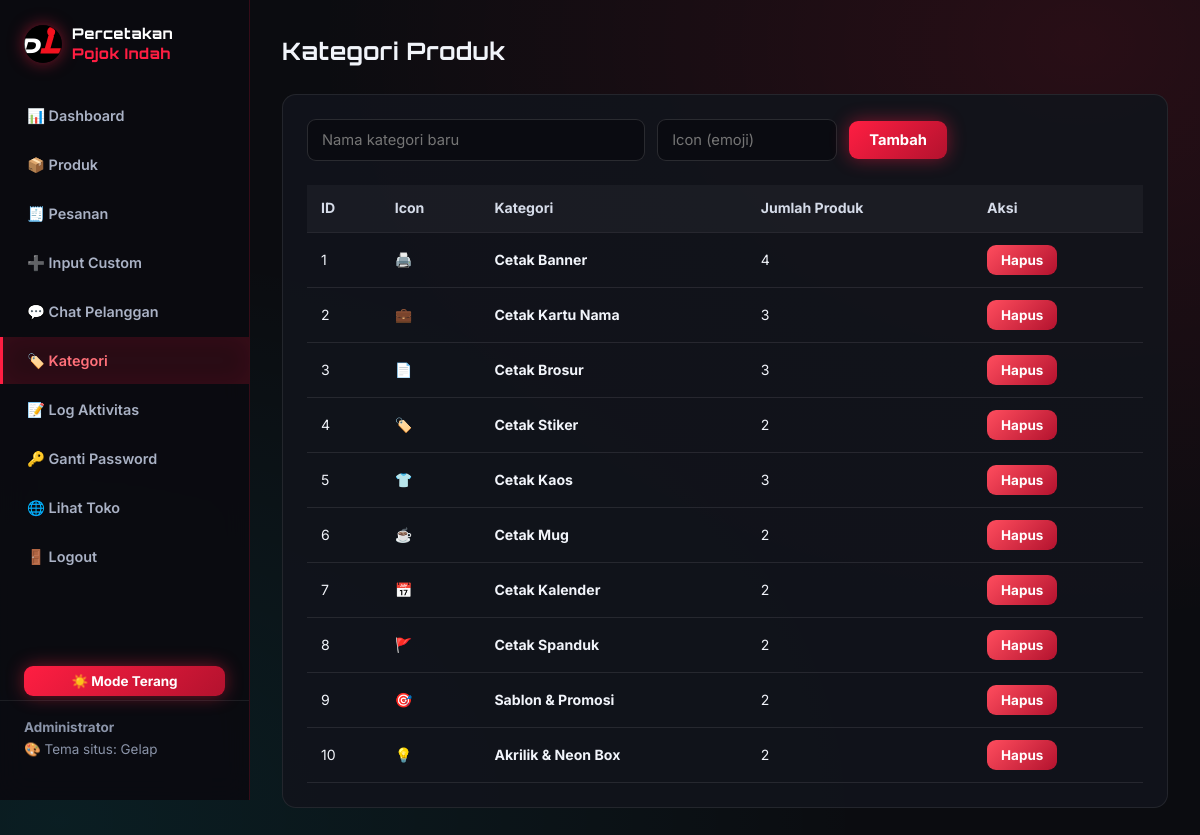
Page /admin/index.php?page=kategori (signed in) on the committed database.
### tables this page shows
CREATE TABLE IF NOT EXISTS kategori (
    id INT AUTO_INCREMENT PRIMARY KEY,
    nama_kategori VARCHAR(100) NOT NULL UNIQUE,
    icon VARCHAR(20) DEFAULT '📦',
    created_at TIMESTAMP DEFAULT CURRENT_TIMESTAMP
);

### config.php (called while the page is built, shortened)
<?php
function db_connect() {
    $conn = new mysqli(DB_HOST, DB_USER, DB_PASS);
    $conn->set_charset('utf8mb4');
    $conn->query("CREATE DATABASE IF NOT EXISTS `" . DB_NAME . "` CHARACTER SET utf8mb4 COLLATE utf8mb4_unicode_ci");
    return $conn;
}
$conn = db_connect();
function q($sql) {
    global $conn;
    $res = $conn->query($sql);
    return $res;
}
$conn->query("CREATE TABLE IF NOT EXISTS pengaturan (
    kunci VARCHAR(50) NOT NULL PRIMARY KEY,
    nilai TEXT
) ENGINE=InnoDB");
$conn->query("INSERT IGNORE INTO pengaturan (kunci, nilai) VALUES ('tema', 'gelap')");
$conn->query("INSERT IGNORE INTO pengaturan (kunci, nilai) VALUES ('app_url', '')");
$conn->query("INSERT IGNORE INTO pengaturan (kunci, nilai) VALUES ('recovery_q', '')");
$conn->query("INSERT IGNORE INTO pengaturan (kunci, nilai) VALUES ('recovery_a', '')");
function get_setting($kunci, $default = '') {
    global $conn;
    $k = $conn->real_escape_string((string)$kunci);
    $res = $conn->query("SELECT nilai FROM pengaturan WHERE kunci = '$k' LIMIT 1");
    if ($res && $res->num_rows > 0) {
        $row = $res->fetch_assoc();
        return $row['nilai'];
    }
    return $default;
}
$APP_TEMA = get_setting('tema', 'gelap');
?>

### admin/index.php (the view, shortened to what this page needs)
<?php
require __DIR__ . '/../config.php';
$page = isset($_GET['page']) ? $_GET['page'] : 'dashboard';
$__cu = q_row("SELECT COUNT(*) j FROM chat WHERE dari = 'pelanggan' AND dibaca = 0");
$chat_unread = $__cu ? (int)$__cu['j'] : 0;
?>
<!DOCTYPE html>
<html lang="id">
<head>
    <link rel="stylesheet" href="../assets/css/style.css?v=<?= filemtime('../assets/css/style.css') ?>">
    <link rel="stylesheet" href="../assets/css/admin.css?v=<?= filemtime('../assets/css/admin.css') ?>">
</head>
<body class="admin-body<?= $APP_TEMA === 'terang' ? ' terang' : '' ?>">
<div class="admin-layout">
    <aside class="admin-sidebar">
        <a href="../index.php" class="logo admin-logo">
            <img src="../assets/img/logo.svg" alt="Percetakan Pojok Indah" class="logo-img">
            <span class="logo-text">Percetakan <span>Pojok Indah</span></span>
        </a>
        <nav class="admin-nav">
            <a href="index.php?page=dashboard" class="<?= $page == 'dashboard' ? 'active' : '' ?>">📊 Dashboard</a>
            <a href="index.php?page=produk" class="<?= in_array($page, ['produk', 'tambah_produk', 'edit_produk']) ? 'active' : '' ?>">📦 Produk</a>
            <a href="index.php?page=pesanan" class="<?= in_array($page, ['pesanan', 'detail_pesanan', 'pesanan_custom']) ? 'active' : '' ?>">🧾 Pesanan</a>
            <a href="index.php?page=pesanan_custom" class="<?= $page == 'pesanan_custom' ? 'active' : '' ?>">➕ Input Custom</a>
            <a href="index.php?page=chat" class="<?= $page == 'chat' ? 'active' : '' ?>">💬 Chat Pelanggan<?php if ($chat_unread > 0): ?> <span class="chat-unread"><?= $chat_unread ?></span><?php endif; ?></a>
            <a href="index.php?page=kategori" class="<?= $page == 'kategori' ? 'active' : '' ?>">🏷️ Kategori</a>
            <a href="index.php?page=log" class="<?= $page == 'log' ? 'active' : '' ?>">📝 Log Aktivitas</a>
            <a href="index.php?page=ganti_password" class="<?= $page == 'ganti_password' ? 'active' : '' ?>">🔑 Ganti Password</a>
            <a href="../index.php" target="_blank">🌐 Lihat Toko</a>
            <a href="index.php?page=logout" onclick="return confirm('Yakin mau logout?')">🚪 Logout</a>
        </nav>
        <form method="post" action="" onsubmit="return temaSubmit(this)" style="padding: 0 24px; margin: 12px 0 4px;">
            <button type="submit" id="themeToggle" name="ganti_tema" value="1" class="btn btn-primary btn-sm btn-block" title="Ganti mode gelap / terang">
            </button>
        </form>
        <div class="admin-user">
            <strong><?= htmlspecialchars($_SESSION['admin_nama'] ?? $_SESSION['admin_username']) ?></strong><br>
            <span>🎨 Tema situs: <span id="temaStatus"><?= $APP_TEMA === 'terang' ? 'Terang' : 'Gelap' ?></span></span>
        </div>
    </aside>
    <main class="admin-content">
        <?php
        if ($page == 'kategori'):
            $list = q("SELECT k.*, (SELECT COUNT(*) FROM produk p WHERE p.id_kategori = k.id) jml_produk FROM kategori k ORDER BY k.id");
        ?>
            <h1 class="admin-title">Kategori Produk</h1>
            <div class="admin-panel">
                <form method="post" class="admin-form form-inline">
                    <input type="text" name="nama_kategori" class="form-control" placeholder="Nama kategori baru" required>
                    <input type="text" name="icon" class="form-control" placeholder="Icon (emoji)" maxlength="8" style="max-width:100px">
                    <button type="submit" name="tambah_kategori" class="btn btn-primary">Tambah</button>
                </form>
                <table class="table admin-table">
                    <thead>
                        <tr>
                            <th>ID</th>
                            <th>Icon</th>
                            <th>Kategori</th>
                            <th>Jumlah Produk</th>
                            <th>Aksi</th>
                        </tr>
                    </thead>
                    <tbody>
                        <?php if ($list): while ($kt = $list->fetch_assoc()): ?>
                            <tr>
                                <td><?= $kt['id'] ?></td>
                                <td><?= $kt['icon'] ?></td>
                                <td><strong><?= htmlspecialchars($kt['nama_kategori']) ?></strong></td>
                                <td><?= $kt['jml_produk'] ?></td>
                                <td>
                                    <form method="post" action="index.php?page=kategori" style="display:inline" onsubmit="return confirm('Hapus kategori? Produk terkait ikut terhapus.')">
                                        <button type="submit" class="btn btn-danger btn-sm">Hapus</button>
                                    </form>
                                </td>
                            </tr>
                        <?php endwhile; endif; ?>
                    </tbody>
                </table>
            </div>
        <?php endif; ?>
    </main>
</div>
</body>
</html>

### assets/css/style.css (style rules this page uses)
*, *::before, *::after { margin: 0; padding: 0; box-sizing: border-box; }
:root { --bg: #0b0c10; --card: #12141c; --card-2: #171a24; --red: #ff1e42; --red-dark: #c4002b; --red-glow: rgba(255, 30, 66, 0.55); --cyan: #00f0ff; --blue: #0066ff; --primary: #2563eb; --primary-dark: #1d4ed8; --txt: #f1f4fa; --muted: #9aa3b5; --line: rgba(255, 255, 255, 0.09); --success: #22c55e; --success-bg: rgba(34, 197, 94, 0.12); --danger: #ff4d5e; --danger-bg: rgba(255, 30, 66, 0.12); --warning-bg: rgba(245, 158, 11, 0.14); --info-bg: rgba(0, 240, 255, 0.1); --radius: 14px; --radius-sm: 9px; --font-head: 'Orbitron', 'Segoe UI', system-ui, sans-serif; --font-body: 'Inter', 'Segoe UI', system-ui, -apple-system, sans-serif; }
html { scroll-behavior: smooth; }
body { font-family: var(--font-body); color: var(--txt); line-height: 1.6; background-color: var(--bg); background-image: radial-gradient(at 10% 8%, rgba(255, 30, 66, 0.16) 0, transparent 50%), radial-gradient(at 90% 18%, rgba(0, 240, 255, 0.1) 0, transparent 50%), radial-gradient(at 50% 85%, rgba(255, 0, 51, 0.13) 0, transparent 55%); background-attachment: fixed; min-height: 100vh; display: flex; flex-direction: column; }
body > main, main { flex: 1; }
img { max-width: 100%; display: block; }
a { text-decoration: none; color: inherit; }
button, .card-zoom, .gal-thumb, .gal-main { touch-action: manipulation; -webkit-tap-highlight-color: transparent; }
.logo { display: flex; align-items: center; gap: 10px; font-family: var(--font-head); font-size: 1.05rem; font-weight: 800; letter-spacing: 0.5px; color: #fff; white-space: nowrap; }
.logo-img { width: 42px; height: 42px; border-radius: 50%; object-fit: cover; flex-shrink: 0; box-shadow: 0 0 16px rgba(255, 30, 66, 0.5); }
.logo-text { color: #fff; line-height: 1.2; }
.logo-text span { color: var(--red); }
.btn { display: inline-flex; align-items: center; justify-content: center; gap: 8px; padding: 10px 20px; border-radius: var(--radius-sm); font-weight: 700; border: none; cursor: pointer; transition: all 0.25s; font-size: 0.92rem; text-align: center; font-family: inherit; }
.btn-primary { background: linear-gradient(135deg, var(--red) 0%, #b3122e 100%); color: #fff; box-shadow: 0 0 18px rgba(255, 30, 66, 0.45); }
.btn-danger { background: linear-gradient(135deg, #ff4d5e, #b3122e); color: #fff; }
.btn-sm { padding: 7px 14px; font-size: 0.84rem; }
.btn-block { width: 100%; }
.form-control { width: 100%; padding: 11px 14px; background: rgba(10, 12, 17, 0.9); border: 1px solid rgba(255, 255, 255, 0.13); border-radius: 9px; color: var(--txt); font-size: 0.92rem; outline: none; transition: border-color 0.2s, box-shadow 0.2s; font-family: inherit; }
.table { width: 100%; border-collapse: collapse; font-size: 0.88rem; }
.table th, .table td { padding: 12px 14px; text-align: left; border-bottom: 1px solid var(--line); }
.table th { background: rgba(255, 255, 255, 0.04); font-weight: 700; color: #d5dbe8; }
.table td { color: var(--txt); }
:root { color-scheme: dark; }

### rows in the picture
kategori: id "1", icon "🖨️", nama_kategori "Cetak Banner", jml_produk "4"
kategori: id "2", icon "💼", nama_kategori "Cetak Kartu Nama", jml_produk "3"
kategori: id "3", icon "📄", nama_kategori "Cetak Brosur", jml_produk "3"
kategori: id "4", icon "🏷️", nama_kategori "Cetak Stiker", jml_produk "2"
kategori: id "5", icon "👕", nama_kategori "Cetak Kaos", jml_produk "3"
kategori: id "6", icon "☕", nama_kategori "Cetak Mug", jml_produk "2"
kategori: id "7", icon "📅", nama_kategori "Cetak Kalender", jml_produk "2"
kategori: id "8", icon "🚩", nama_kategori "Cetak Spanduk", jml_produk "2"
kategori: id "9", icon "🎯", nama_kategori "Sablon & Promosi", jml_produk "2"
kategori: id "10", icon "💡", nama_kategori "Akrilik & Neon Box", jml_produk "2"

### other values in the picture
$_SESSION['admin_nama'] "Administrator"
